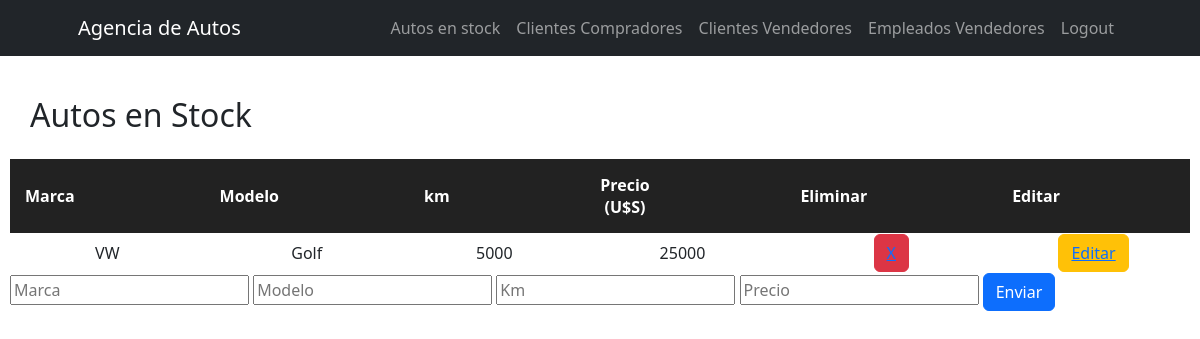
Before: /setAutosEnStock/ (signed in) with the older database file.
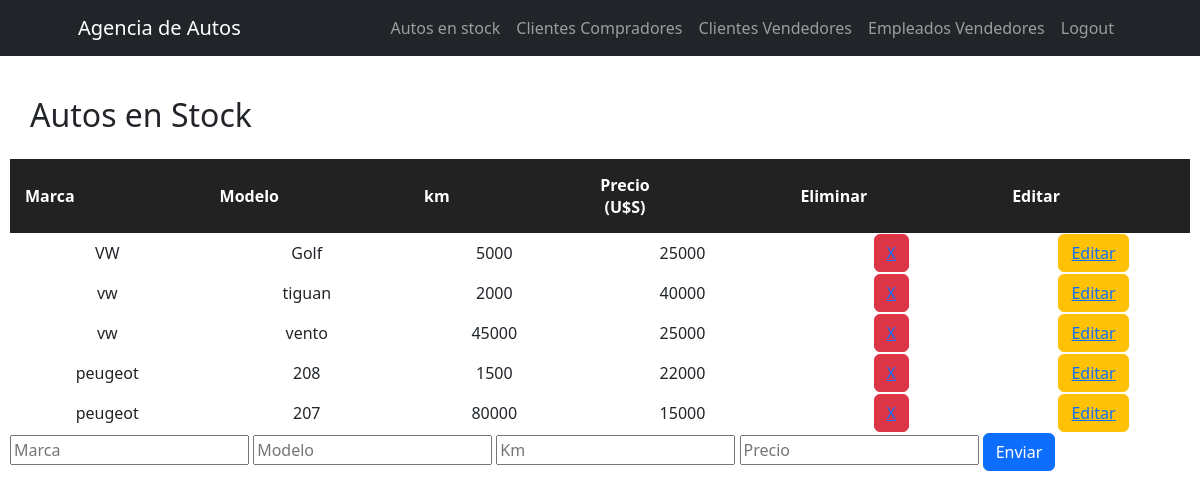
After: the same page with the newer database file.
### AgenciApp/models.py (models this page shows, shortened)
class autosEnStock(models.Model):
    marca = models.CharField(max_length=40)
    modelo = models.CharField(max_length=40)
    km = models.IntegerField()
    precio = models.IntegerField()

### AgenciApp/views.py (the view)
# urls.py: path('setAutosEnStock/', setAutosEnStock, name='setAutosEnStock'),
@login_required
def setAutosEnStock(request):
    Autos = autosEnStock.objects.all()
    if request.method == 'POST':
        auto = autosEnStock(marca=request.POST["marca"],modelo=request.POST["modelo"],km=request.POST["km"],precio=request.POST["precio"])
        auto.save()
        miFormulario = autosFormulario()
        return render(request, "AgenciApp/setAutosEnStock.html", {"miFormulario":miFormulario, "Autos":Autos})
    else:
        miFormulario = autosFormulario()
    return render(request, "AgenciApp/setAutosEnStock.html", {"miFormulario":miFormulario, "Autos":Autos})

### AgenciApp/forms.py
class autosFormulario(forms.Form):
    marca = forms.CharField()
    modelo = forms.CharField()
    km = forms.IntegerField()
    precio = forms.IntegerField()

### AgenciApp/templates/AgenciApp/setAutosEnStock.html (shortened to what this page needs)
<div>
    {% extends "AgenciApp/autosEnStock.html" %}
    {% load static %}
    {% block setAutosEnStock %}
        <form action="" method="post"> {% csrf_token %}
            <input placeholder="Marca" type = "text" name="marca" required>
            <input placeholder="Modelo" type = "text" name="modelo" required>
            <input placeholder="Km" type = "number" name="km" required>
            <input placeholder="Precio" type = "number" name="precio" required>
            <input class="btn btn-primary" type="submit" value="Enviar">
        </form>
    {% endblock %}

### AgenciApp/templates/AgenciApp/autosEnStock.html (shortened to what this page needs)
<div>
    {% extends "AgenciApp/inicio.html" %}
    {% load static %}
        {% block contenidoQueCambia %}
        <p class="tituloAutosEnStock">Autos en Stock</p>
        <table class="tablaAutosEnStock">
            <tr class="tituloTablaAutosEnStock">
                <th>Marca</th>
                <th>Modelo</th>
                <th>km</th>
                <th>Precio (U$S)</th>
                <th>Eliminar</th>
                <th>Editar</th>
            </tr>
                {% for Auto in Autos %}
                    <tr>
                        <td>{{Auto.marca}}</td>
                        <td>{{Auto.modelo}}</td>
                        <td>{{Auto.km}}</td>
                        <td>{{Auto.precio}}</td>
                        <td><button class="btn btn-danger btnEliminar"><a href="{% url 'eliminarAuto' Auto.marca Auto.modelo %}">X</a></button></td>
                        <td><button class="btn btn-warning btnEditar"><a href="{% url 'editarAuto' Auto.marca Auto.modelo %}">Editar</a></button></td>
                {% endfor %}
        </table>
        <div class="formSetAutosEnStock">
            {% block setAutosEnStock %}
            {% endblock %}
        </div>
        {% endblock %}

Changed rows visible on the page:
added autosEnStock: marca "vw", modelo "tiguan", km "2000", precio "40000"
added autosEnStock: marca "vw", modelo "vento", km "45000", precio "25000"
added autosEnStock: marca "peugeot", modelo "208", km "1500", precio "22000"
added autosEnStock: marca "peugeot", modelo "207", km "80000", precio "15000"
